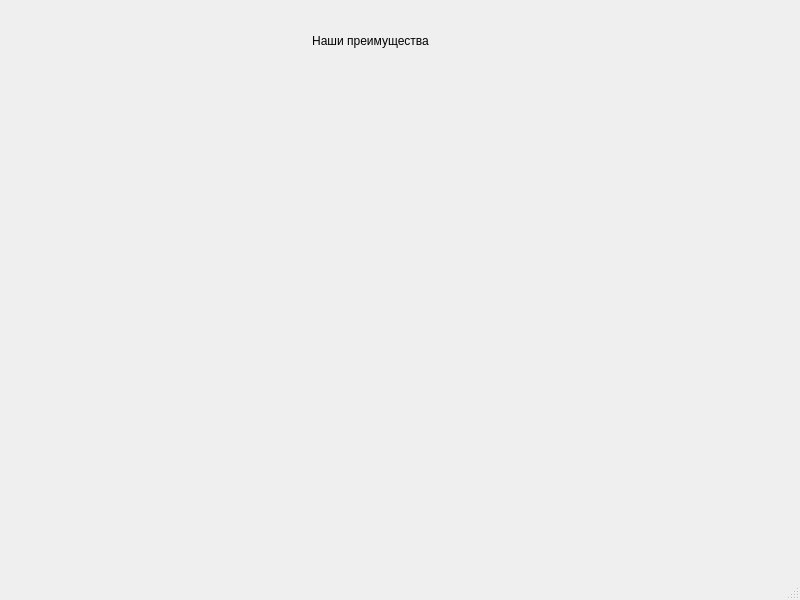
<?xml version="1.0" encoding="UTF-8"?>
<ui version="4.0">
 <class>Cons</class>
 <widget class="QMainWindow" name="Cons">
  <property name="geometry">
   <rect>
    <x>0</x>
    <y>0</y>
    <width>800</width>
    <height>600</height>
   </rect>
  </property>
  <property name="windowTitle">
   <string>MainWindow</string>
  </property>
  <widget class="QWidget" name="centralwidget">
   <widget class="QLabel" name="label">
    <property name="geometry">
     <rect>
      <x>300</x>
      <y>20</y>
      <width>141</width>
      <height>41</height>
     </rect>
    </property>
    <property name="text">
     <string>Наши преимущества</string>
    </property>
    <property name="alignment">
     <set>Qt::AlignCenter</set>
    </property>
   </widget>
  </widget>
  <widget class="QMenuBar" name="menubar">
   <property name="geometry">
    <rect>
     <x>0</x>
     <y>0</y>
     <width>800</width>
     <height>21</height>
    </rect>
   </property>
  </widget>
  <widget class="QStatusBar" name="statusbar"/>
 </widget>
 <resources/>
 <connections/>
</ui>
